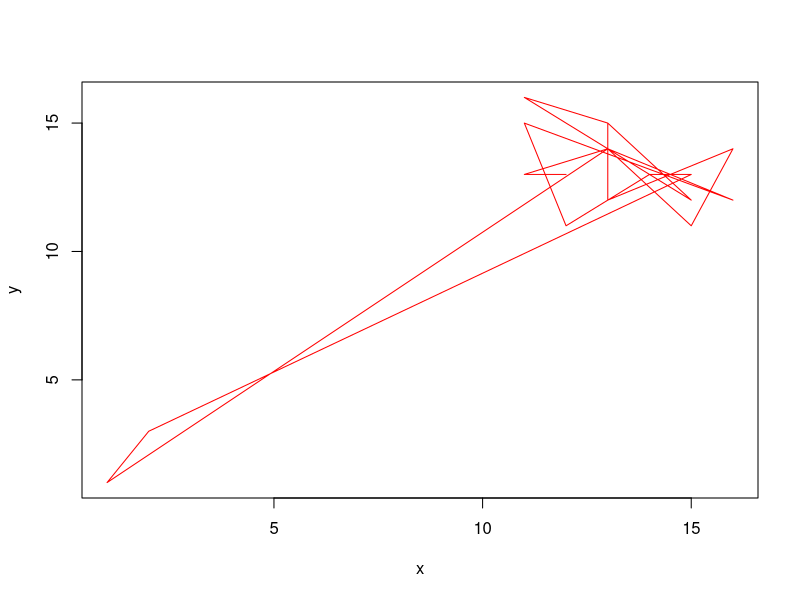

R code for this plot:
ex7 = function()
{
  fd = read.table('test.txt', header=TRUE)
  x = fd[['AA']]
  y = fd[['BB']]
  
  plot(x, y, type='l', col='red')
    
}

ex7()